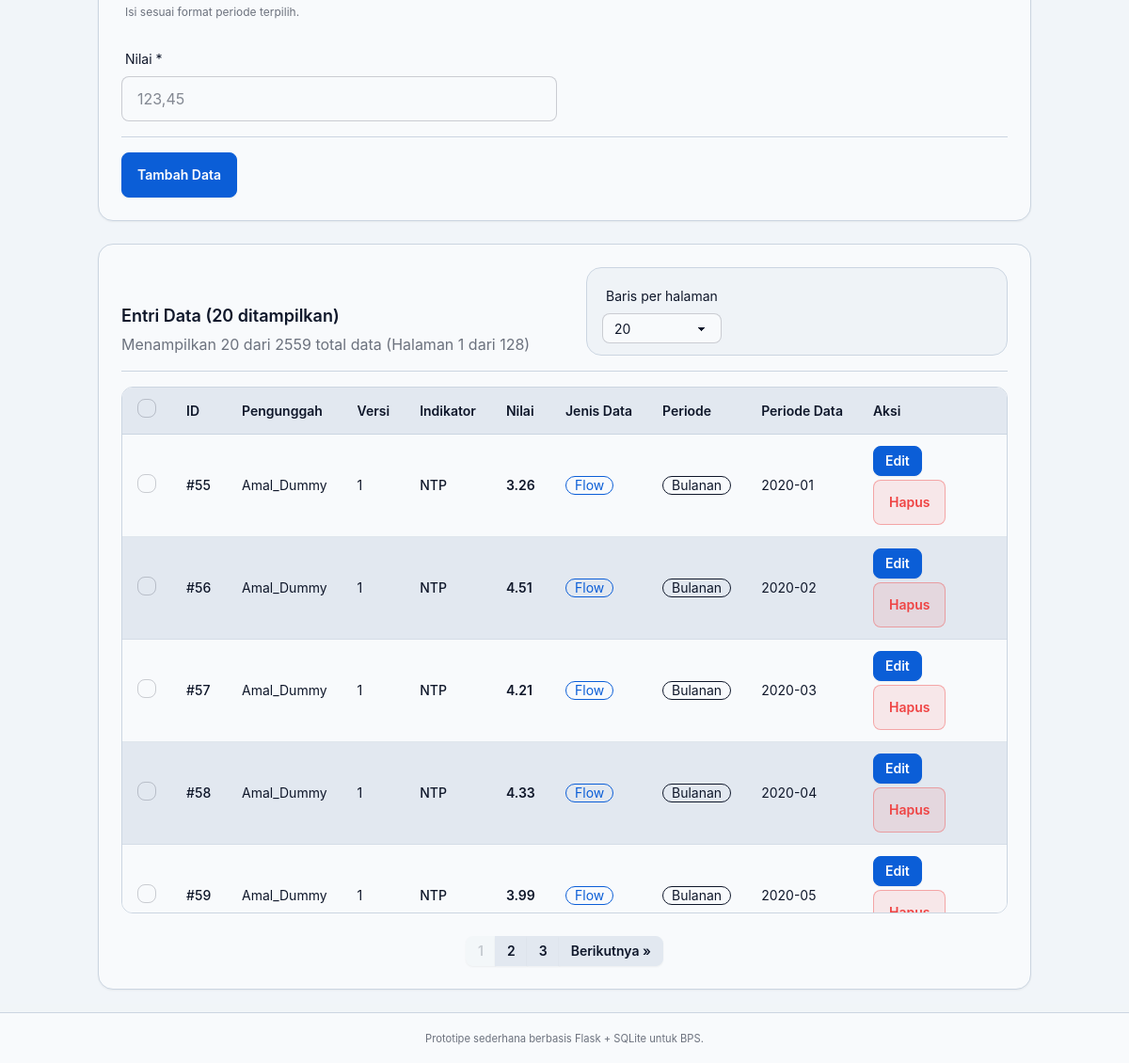
/data-management (lower part), run on an earlier commit of the app's database.
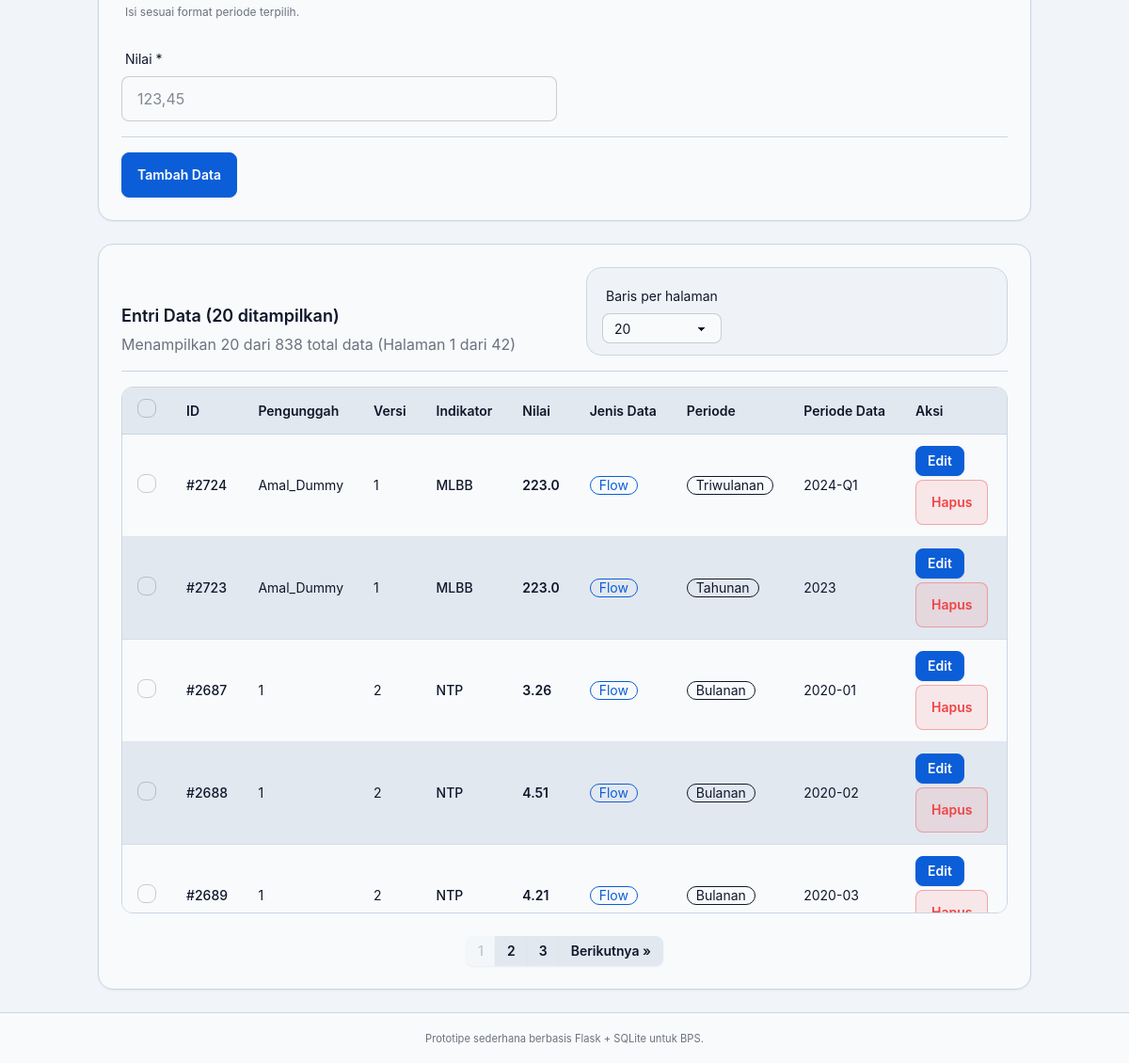
And on a later commit of the database.
### tables this page shows
CREATE TABLE data_entries (
                id INTEGER PRIMARY KEY AUTOINCREMENT,
                uploader_name TEXT NOT NULL,
                version TEXT NOT NULL,
                template_type TEXT,
                data_type TEXT,
                time_period TEXT,
                indicator_name TEXT NOT NULL,
                value REAL,
                unit TEXT,
                region_code TEXT,
                year INTEGER,
                month INTEGER,
                quarter INTEGER,
                created_at TEXT NOT NULL
            );

### routes/manage.py (the view, shortened to what this page needs)
def data_management():
    filter_source = request.values
    data_type = filter_source.get("data_type", "")
    time_period = filter_source.get("time_period", "")
    uploader = filter_source.get("uploader", "")
    indicator = filter_source.get("indicator", "")
    period_start, period_end = get_period_range_params(filter_source)
    value_min, value_max = get_value_range_params(filter_source)
    page, limit, offset = parse_entries_pagination(request)
    qkw = entries_query_kwargs(
        data_type,
        time_period,
        uploader,
        indicator,
        period_start,
        period_end,
        value_min,
        value_max,
    )
    entries = query_data_entries(**qkw, limit=limit, offset=offset)
    total_entries = get_total_entries_count(**qkw)
    filters = build_entries_filters_ui_dict(
        data_type=data_type,
        time_period=time_period,
        uploader=uploader,
        indicator=indicator,
        period_start=period_start,
        period_end=period_end,
        value_min=value_min,
        value_max=value_max,
        page=page,
        limit=limit,
        total_entries=total_entries,
    )
    filter_options = get_filter_options()
    return render_template("data_management.html", entries=entries, filters=filters, filter_options=filter_options)

### models/browse.py (called while the page is built)
def get_filter_options() -> Dict[str, List[str]]:
    with closing(get_conn()) as conn:
        uploaders = conn.execute(
            "SELECT DISTINCT uploader_name FROM data_entries ORDER BY uploader_name"
        ).fetchall()
        uploader_list = [row["uploader_name"] for row in uploaders]
        indicators = conn.execute(
            "SELECT DISTINCT indicator_name FROM data_entries ORDER BY indicator_name"
        ).fetchall()
        indicator_list = [row["indicator_name"] for row in indicators]
        return {
            "uploaders": uploader_list,
            "indicators": indicator_list
        }

### models/connection.py (called while the page is built)
def get_conn() -> sqlite3.Connection:
    import models as _models_pkg
    path = str(_models_pkg.DB_PATH)
    conn = sqlite3.connect(path, detect_types=sqlite3.PARSE_DECLTYPES)
    conn.row_factory = sqlite3.Row
    return conn

### services/list_view.py (called while the page is built)
def normalize_entries_page_limit(limit_value: Any, default: int = 20) -> int:
    try:
        lim = int(limit_value)
    except (TypeError, ValueError):
        return default
    return lim if lim in ALLOWED_ENTRY_PAGE_LIMITS else default

### templates/data_management.html (shortened to what this page needs)
{% extends "base_tailwind.html" %}
{% block content %}
{% include "partials/_management_insert_form.html" %}
{% include "partials/_management_table.html" %}
{% endblock %}

### templates/partials/_management_table.html (shortened to what the changed rows need)
<section class="panel">
    {% if entries %}
    <div class="panel-header md:flex-row md:items-end md:justify-between">
        <div class="space-y-1">
            <h3 class="text-lg font-semibold">Entri Data ({{ entries|length }} ditampilkan)</h3>
            <div class="text-base-content/60">
                Menampilkan {{ entries|length }} dari {{ filters.total_entries }} total data
                (Halaman {{ filters.page }} dari {{ filters.total_pages }})
            </div>
        </div>
        <div class="toolbar-bar md:w-auto md:min-w-[28rem]">
            <div class="form-control">
                <label for="limit-selector" class="label">
                    <span class="label-text">Baris per halaman</span>
                </label>
                <select id="limit-selector" onchange="changeLimit(this.value)" class="control control--sm">
                    <option value="20" {% if filters.limit == 20 %}selected{% endif %}>20</option>
                </select>
            </div>
        </div>
    </div>
    <div class="mt-4 hidden md:block">
        <div class="data-table-wrap data-table-wrap--sticky management-table-wrap">
            <table class="data-table management-table">
                <thead class="text-sm">
                    <tr>
                        <th class="w-10">
                            <input type="checkbox" id="select-all" class="checkbox checkbox-sm" onclick="toggleSelectAll()">
                        </th>
                        <th>ID</th>
                        <th>Pengunggah</th>
                        <th>Versi</th>
                        <th>Indikator</th>
                        <th>Nilai</th>
                        <th>Jenis Data</th>
                        <th>Periode</th>
                        <th>Periode Data</th>
                        <th>Aksi</th>
                    </tr>
                </thead>
                <tbody>
                    {% for entry in entries %}
                    <tr data-entry-id="{{ entry.id }}">
                        <td><input type="checkbox" class="row-checkbox checkbox checkbox-sm" value="{{ entry.id }}" data-entry-id="{{ entry.id }}"></td>
                        <td class="font-medium">#{{ entry.id }}</td>
                        <td>{{ entry.uploader_name }}</td>
                        <td>{{ entry.version }}</td>
                        <td>
                            <div class="font-medium">{{ entry.indicator_name }}</div>
                        </td>
                        <td class="font-semibold">{{ entry.value }}</td>
                        {% set row = entry %}
                        <td>{% include "partials/_data_type_badge.html" %}</td>
                        <td>{% include "partials/_time_period_badge.html" %}</td>
                        <td>{{ entry.tanggal_data }}</td>
                        <td>
                            <div class="flex flex-wrap gap-1">
                                <button
                                    type="button"
                                    class="btn btn-primary btn-sm management-action-btn"
                                    data-entry-id="{{ entry.id }}"
                                    data-uploader="{{ entry.uploader_name|e }}"
                                    data-version="{{ entry.version|e }}"
                                    data-indicator="{{ entry.indicator_name|e }}"
                                    data-value="{{ entry.value }}"
                                    data-data-type="{{ entry.data_type }}"
                                    data-time-period="{{ entry.time_period }}"
                                    onclick="openEntryEditModal(this)"
                                >
                                    Edit
                                </button>
                                <form method="POST" class="inline">
                                    <button type="button" class="btn-danger-soft btn-sm js-confirm-action management-action-btn" data-confirm-title="Hapus data ini?" data-confirm-message="Data yang dipilih akan dihapus permanen." data-confirm-label="Hapus" data-confirm-submit="true">Hapus</button>
                                </form>
                            </div>
                        </td>
                    </tr>
                    {% endfor %}
                </tbody>
            </table>
        </div>
    </div>
    {% set pagination_aria_label = "Paginasi manajemen data" %}
    {% set pagination_endpoint = "data_management" %}
{% include "partials/_pagination.html" %}
    {% else %}
    {% set message = "Belum ada data yang cocok dengan filter manajemen saat ini." %}
    {% endif %}
</section>

### templates/partials/_data_type_badge.html
{% set _badge_row = row if row is defined else entry if entry is defined else None %}
{% if _badge_row and _badge_row.data_type == 'flow' %}
<span class="badge badge-primary badge-outline">Flow</span>
{% elif _badge_row and _badge_row.data_type == 'stock' %}
<span class="badge badge-accent badge-outline">Stock</span>
{% else %}
<span class="badge badge-outline">{{ _badge_row.data_type if _badge_row else '' }}</span>
{% endif %}

### templates/partials/_time_period_badge.html
{% set _badge_row = row if row is defined else entry if entry is defined else None %}
{% if _badge_row and _badge_row.time_period == 'monthly' %}
<span class="badge badge-outline">Bulanan</span>
{% elif _badge_row and _badge_row.time_period == 'quarterly' %}
<span class="badge badge-outline">Triwulanan</span>
{% elif _badge_row and _badge_row.time_period == 'yearly' %}
<span class="badge badge-outline">Tahunan</span>
{% else %}
<span class="badge badge-outline">{{ _badge_row.time_period if _badge_row else '' }}</span>
{% endif %}

What changed in the data, as far as the page shows it:
no longer on this page (row unchanged): data_entries: id "55", uploader_name "Amal_Dummy", version "1", indicator_name "NTP", value "3.26", data_type "Flow", time_period "Bulanan", tanggal_data "2020-01"
no longer on this page (row unchanged): data_entries: id "56", uploader_name "Amal_Dummy", version "1", indicator_name "NTP", value "4.51", data_type "Flow", time_period "Bulanan", tanggal_data "2020-02"
no longer on this page (row unchanged): data_entries: id "57", uploader_name "Amal_Dummy", version "1", indicator_name "NTP", value "4.21", data_type "Flow", time_period "Bulanan", tanggal_data "2020-03"
no longer on this page (row unchanged): data_entries: id "58", uploader_name "Amal_Dummy", version "1", indicator_name "NTP", value "4.33", data_type "Flow", time_period "Bulanan", tanggal_data "2020-04"
no longer on this page (row unchanged): data_entries: id "59", uploader_name "Amal_Dummy", version "1", indicator_name "NTP", value "3.99", data_type "Flow", time_period "Bulanan", tanggal_data "2020-05"
added data_entries: id "2724", uploader_name "Amal_Dummy", version "1", indicator_name "MLBB", value "223.0", data_type "Flow", time_period "Triwulanan", tanggal_data "2024-Q1"
added data_entries: id "2723", uploader_name "Amal_Dummy", version "1", indicator_name "MLBB", value "223.0", data_type "Flow", time_period "Tahunan", tanggal_data "2023"
added data_entries: id "2687", uploader_name "1", version "2", indicator_name "NTP", value "3.26", data_type "Flow", time_period "Bulanan", tanggal_data "2020-01"
added data_entries: id "2688", uploader_name "1", version "2", indicator_name "NTP", value "4.51", data_type "Flow", time_period "Bulanan", tanggal_data "2020-02"
added data_entries: id "2689", uploader_name "1", version "2", indicator_name "NTP", value "4.21", data_type "Flow", time_period "Bulanan", tanggal_data "2020-03"
Also different on the page:
{{ filters.total_entries }}: "2559" → "838"
{{ filters.total_pages }}: "128" → "42"
